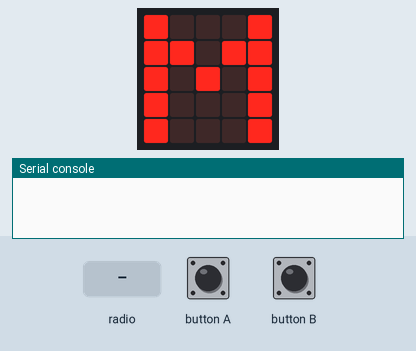
The program below on a simulated BBC micro:bit running MicroPython. Shown: the board's 5×5 LED display, the last lines printed to the serial console. Inputs (shaded band) come from the test bench. No radio messages arrive unless stated (any console line starting 'radio sent:' is added by the test bench).

Above: at 1.2 s.
1.3 s: button A pressed for 0.15 s
At 2.5 s:
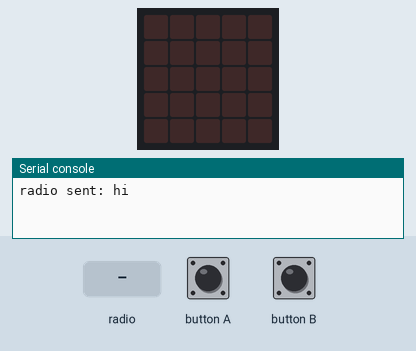
2.9 s: radio message "hi" arrives
At 3.8 s:
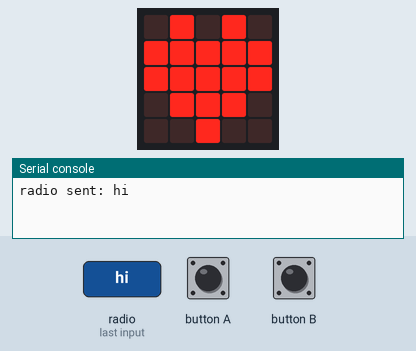
4.4 s: radio message "ih" arrives
At 5.0 s:
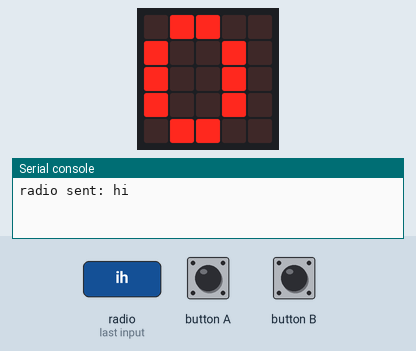
5.9 s: button B pressed for 0.15 s
At 7.3 s:
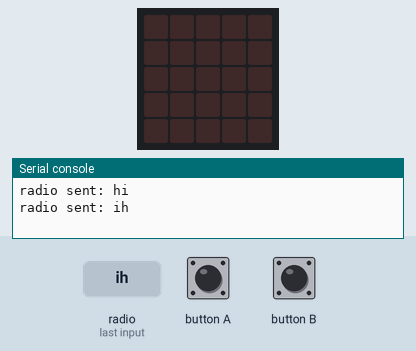
Timing chart, 0 to 8.5 s (numbered marks = the images above; inputs shaded):
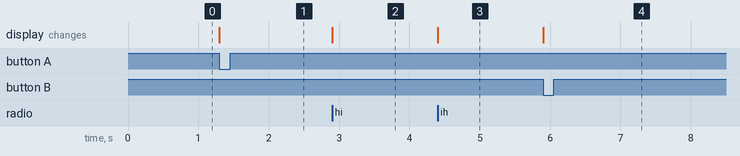

The program:

teleporting_image.py
```python
from microbit import display, button_a, button_b, Image

import radio

radio.on()

#display.show(Image.SILLY)

display.show('M')


num = 0

while True:

    message = radio.receive()

#    if message:

#        display.show(Image.HEART)

#        display.show(str(num))

#        num = num + 1

#        if num == 10:

#            num = 0

    if message == "hi":

        display.show(Image.HEART)

#        display.show(str(num))

#        num = num + 1

#        if num == 10:

#            num = 0

    elif message == "ih":

        display.show(str(num))

#        display.show(str(message))

        num = num + 1

        if num == 10:

            num = 0

    if button_a.was_pressed():

        display.clear()

        radio.send("hi")

    elif button_b.was_pressed():

        display.clear()

        radio.send("ih")
```

Measured:
- after the input at 1.3 s, the display: changes at once (image 1)
- after the input at 2.9 s, the display: changes at once (image 2)
- after the input at 4.4 s, the display: changes at once (image 3)
- after the input at 5.9 s, the display: changes at once (image 4)
